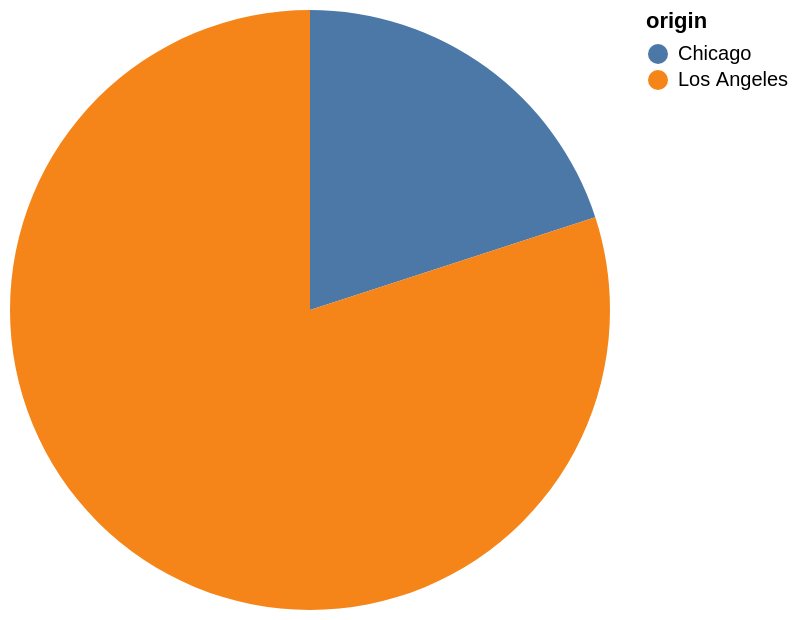

This figure's Vega-Lite source:
### Vega-Lite specification from a JSON file in a GitHub repository (floating-point values rounded to 4 significant figures)
{"data": {"values": [{"x_data": "Chicago", "y_data": 2}, {"x_data": "Los Angeles", "y_data": 8}]}, "mark": "arc", "encoding": {"theta": {"field": "y_data", "type": "quantitative", "title": "count(*)"}, "color": {"field": "x_data", "type": "nominal", "title": "origin"}}}
